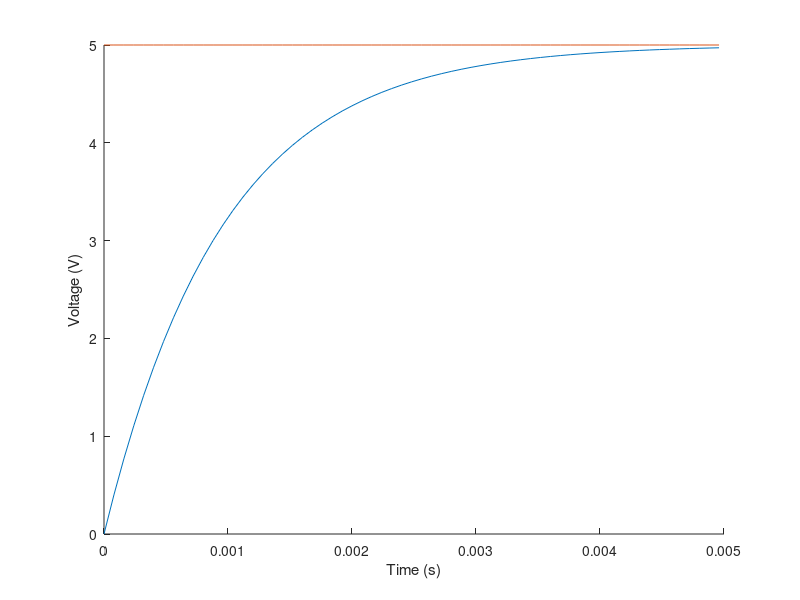

The MATLAB source for this figure: (Note: this script raises an error after producing the figure.)
%% Case Study 3: Circuits
% Part 1: modeling an RC circuit.

clear all;
close all;
%% Equations of Note

t = 5e-3;      % total time of 5e-3 seconds, as seen in figure 2 of the handout. 
R = 1e3;       % 1 k ohms
C = 1e-6;      % 1 micro F
h = 8e-5;      % sampling rate in seconds per sample
hprime = 8e-4; % Sampling rate in seconds per sample as given in Task 1 Part 2.2.

timesteps = 0:h:t;
Vinput = 5 * ones(1, length(timesteps));
Vresistor = zeros(1, length(timesteps));
Vcapacitor = zeros(1, length(timesteps));

%% Construction and Execution of the model with h.

for k = 1:length(timesteps)
    Vresistor(k) = Vinput(k) - Vcapacitor(k);                                          % Equation #08
    Vcapacitor(k+1) = (1 - (h / (R * C))) * Vcapacitor(k) + (h / (R * C)) * Vinput(k); % Equation #10
end
%% Plotting of data

figure(1);
hold on;
plot(timesteps, Vcapacitor(1:end-1));
plot(timesteps, Vinput(:));
hold off;
xlabel("Time (s)");
ylabel("Voltage (V)");
title("Approximated Charge Curve vs Time (Frequency: " + num2str(h) + " s/sample)");
legend("V_c", "V_i_n", "location", "best");

%% Construction and Execution of the model with h'.
timestepsprime = 0:hprime:t;
Vinputprime = 5 * ones(1, length(timestepsprime));
Vresistorprime = zeros(1, length(timestepsprime));
Vcapacitorprime = zeros(1, length(timestepsprime));
for k = 1:length(timestepsprime)
    Vresistorprime(k) = Vinputprime(k) - Vcapacitorprime(k);                                                    % Equation #08
    Vcapacitorprime(k+1) = (1 - (hprime / (R * C))) * Vcapacitorprime(k) + (hprime / (R * C)) * Vinputprime(k); % Equation #10
end

figure(2);
hold on;
plot(timestepsprime, Vcapacitorprime(1:end-1));
plot(timestepsprime, Vinputprime(:));
hold off;
xlabel("Time (s)");
ylabel("Voltage (V)");
title("Approximated Charge Curve vs Time (Frequency: " + num2str(hprime) + " s/sample)");
legend("V_c", "V_in", "location", "best");

%% Task 2
% theoretical_output = 5 * (1 - exp(-t/(R*C)));
figure(3);
hold on;
% this is the theoretical charge function
fplot(@(k) 5*(1-exp(-k/(R*C))), [0 t]);
% this is |V_in| = 5.
fplot(5, [0 t]);
hold off;
xlabel("Time (s)");
ylabel("Voltage (V)");
title("Theoretical Charge Curve vs Time");
legend("V_c", "V_in", "location", "best");

% A comparison of the charges:
disp((5 * (1 - exp(-t / (R*C)))) - Vcapacitor(end));